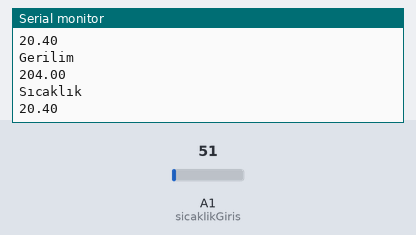
Simulated run of this sketch. Board: Arduino Uno, built with avr-gcc and run on an emulated ATmega328P. Shown: the last lines printed to the serial monitor. The inputs (shaded band) are chosen by the test bench; at power-on: A1 (sicaklikGiris) = 51.

Above: at 1.8 s.
1.9 s: A1 (sicaklikGiris) set to 61
At 2.8 s:
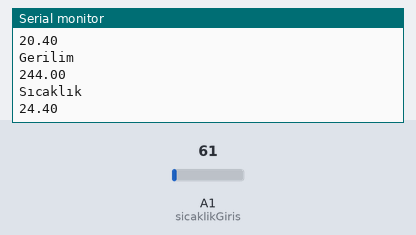
3.4 s: A1 (sicaklikGiris) set to 71
At 4.7 s:
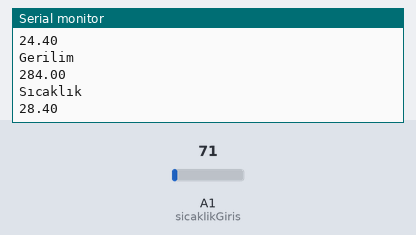
Timing chart, 0 to 6.4 s (numbered marks = the images above; inputs shaded):
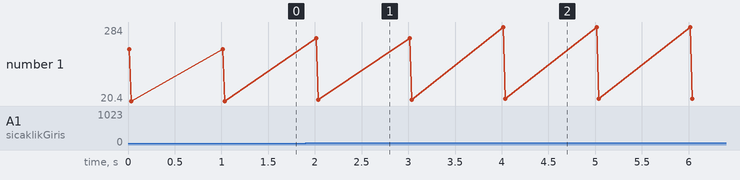

The sketch:

rapor3-soru4.ino
```cpp
float sicaklikDegeri,gerilimDegeri1 ,gerilimDegeri;
int sicaklikGiris=A1;

void setup() {
  Serial.begin(9600);
}

void loop() {
  gerilimDegeri = analogRead(sicaklikGiris);
  gerilimDegeri1 = gerilimDegeri*(5000/1023);
  sicaklikDegeri= gerilimDegeri1/10.0;


Serial.println("Gerilim ");
Serial.println(gerilimDegeri1);
Serial.println("Sıcaklık ");
Serial.println(sicaklikDegeri);
delay(1000);

}
```

Measured:
- after the input at 1.9 s, the serial monitor: prints a new line after 0.11 s (image 1)
- after the input at 3.4 s, the serial monitor: prints a new line after 0.62 s (image 2)
- plotted number 1: 20.4 → 24.4 after the input at 1.9 s, 24.4 → 28.4 after the input at 3.4 s
